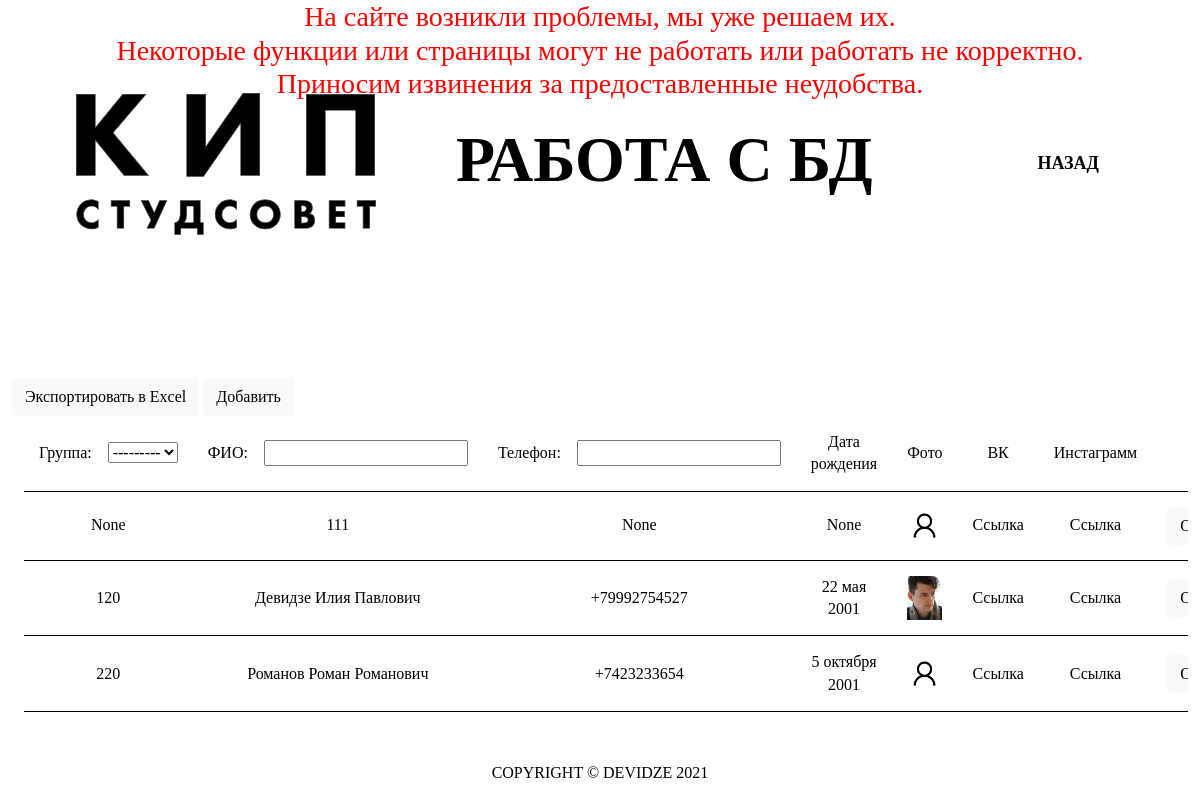
/admin_tabledb/Student/ (signed in), run on an earlier commit of the app's database.
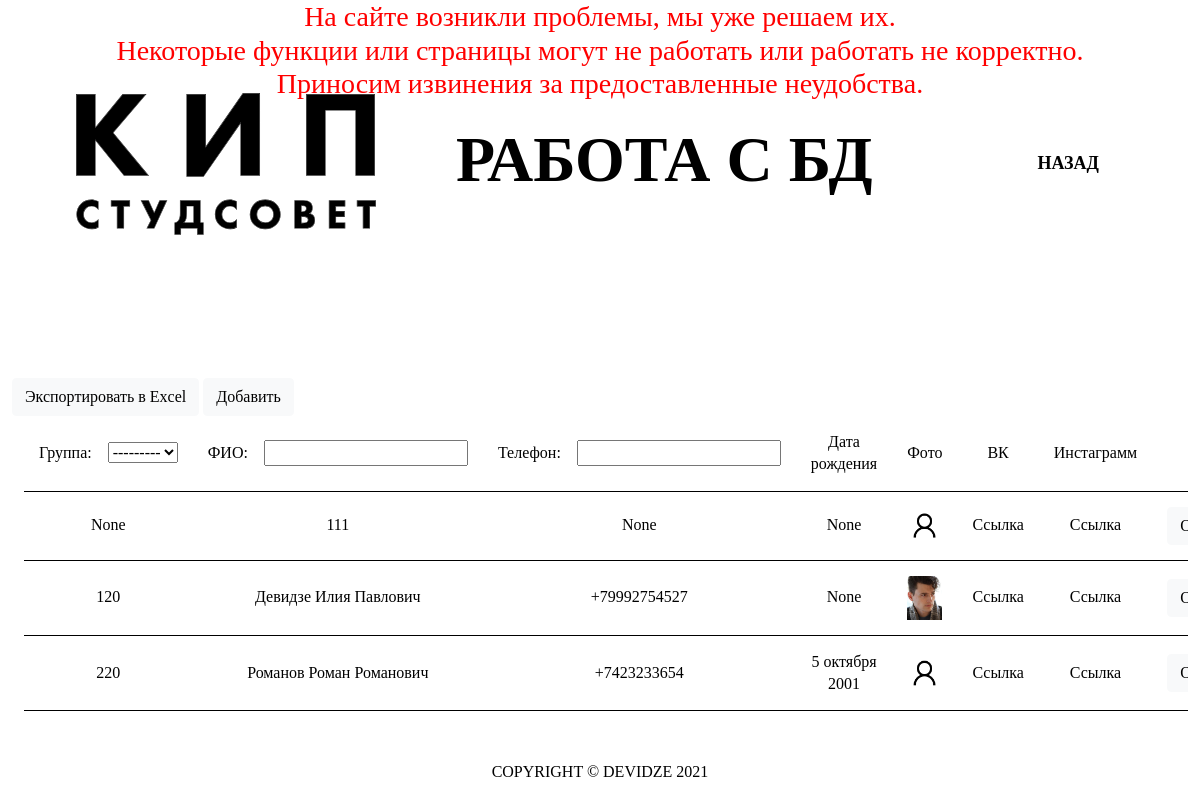
And on a later commit of the database.
### accounts/models.py (models this page shows, shortened)
class Student(models.Model):
    user        = models.OneToOneField(User, null=True, on_delete=models.CASCADE)
    group       = models.ForeignKey(Company, null=True, blank=True, on_delete=models.SET_NULL)
    fio         = models.CharField(max_length=200, blank=True, null=True)
    phone       = models.CharField(max_length=200, blank=True, null=True)
    birthday    = models.DateField(blank=True, null=True)
    profile_pic = models.ImageField(default='avatar.png', null=True, blank=True)
    vk_url      = models.CharField(max_length=200, blank=True, null=True)
    instagram_url   = models.CharField(max_length=200, blank=True, null=True)
    date_created= models.DateTimeField(auto_now_add=True, null=True)

class Company(models.Model):
    COURCE = (
            ('1', '1'),
            ('2', '2'),
            ('3', '3'),
            ('4', '4')
    )
    сourse      = models.CharField(max_length=200, null=True, choices=COURCE)
    specialty   = models.ForeignKey(Specialty, null=True, on_delete=models.SET_NULL)
    group_number= models.CharField(max_length=200, null=True)
    def __str__(self):
        return self.group_number

### accounts/decorators.py (the view)
    def wrapper_func(request, *args, **kwargs):
        group = None
        if request.user.groups.exists():
            group = request.user.groups.all()[0].name
        if group == 'student':
            return redirect('user-page')
        if group == 'admin':
            return view_func(request, *args, **kwargs)

### accounts/templates/accounts/auth/admin/admin_tabledb.html (shortened to what this page needs)
{% extends 'accounts/auth/main_user.html' %}
{% load static %}
{% block content %}
<div class="container-fluid header-user">
    <section class="header row">
        <nav class="navbar navbar-expand-xl navbar-light">
            <div class="container-fluid header-navs">
                <a class="navbar-brand" href="{% url 'main' %}"><img class="header-logo" style="width: 300px;"
                        src="{% static '/images/logo.svg' %}" alt="logo"></a>
                <h1>
                    <div class="promo-header" style="margin-left: 10vh;">Работа с БД</div>
                </h1>
                <ul class="navbar-nav me-auto mb-2 mb-lg-0 nav-items">
                    <li class="nav-item">
                        <a class="nav-link" href="{% url 'main_user' %}">Назад</a>
                    </li>
                </ul>
            </div>
        </nav>
    </section>
</div>
<button class="btn btn-light" onclick="exportTableToExcel('tblData', '{{pk_test}}')">Экспортировать в Excel</button>
<button class="btn btn-light"><a href="{% url 'admin_createdb' pk_test %}">Добавить</a></button>
<div class="container-fluid" style="overflow-x:auto;">
    <table id="tblData" style="margin-bottom: 50px;">
        {% if pk_test == 'Student'%}
        <form method="get">
            <tr>
                <th>Группа:&nbsp&nbsp&nbsp&nbsp{{myFilter.form.group}}</th>
                <th>ФИО:&nbsp&nbsp&nbsp&nbsp{{myFilter.form.fio}}</th>
                <th>Телефон:&nbsp&nbsp&nbsp&nbsp{{myFilter.form.phone}}</th>
                <th>Дата рождения</th>
                <th>Фото</th>
                <th>ВК</th>
                <th>Инстаграмм</th>
                <th colspan="3"><button class="btn btn-light" type="submit">Поиск</button></th>
            </tr>
        </form>
        {% for field in form %}
        <tr>
            <td>{{field.group}}</td>
            <td>{{field.fio}}</td>
            <td>{{field.phone}}</td>
            <td>{{field.birthday}}</td>
            <td><img width="150px" height="350px" class="profile-pic img-fluid" src="{{field.profile_pic.url}}"
                    onclick='openImageWindow(this.src);'></td>
            <td></button><a href="{{field.vk_url}}">Ссылка</a></td>
            <td></button><a href="{{field1.instagram_url}}">Ссылка</a></td>
            <td><button class="btn btn-light" type="submit">
                {% if field.fio == account.fio %}
                    <a href="{% url 'main_user' %}">
                {% else %}
                    <a href="{% url 'admin_lookuser' field.fio %}">
                {% endif %}
                Открыть</a></button></td>
        </tr>
        {% endfor %}
        {% endif %}
    </table>
</div>
{% endblock content %}

What changed in the data, as far as the page shows it:
changed Student "Девидзе Илия Павлович": birthday "22 мая 2001" → "None"
